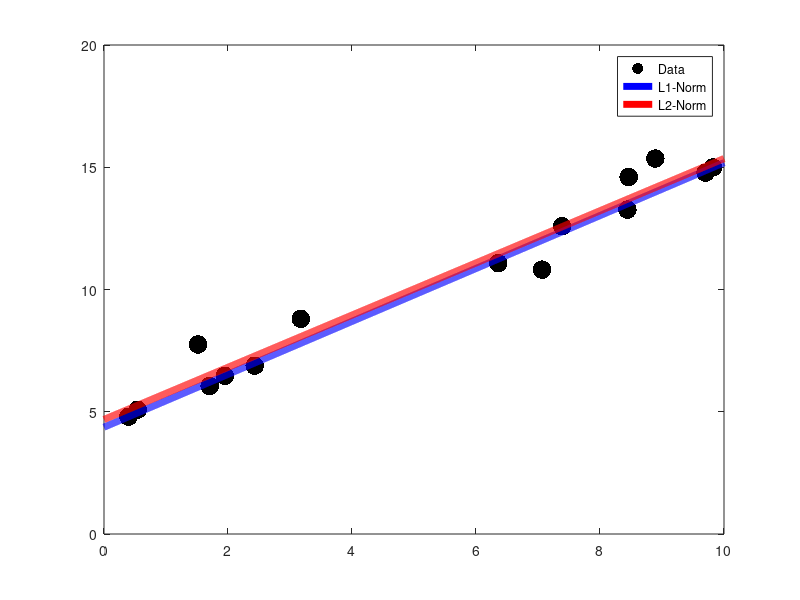

Here is the MATLAB script that generated this plot: (Note: this script raises an error after producing the figure.)
clc
clear
close all

printfigure = 1;

xd_1 = sort(rand(15,1)*10);
yd_1 = 5 + xd_1 + randn(length(xd_1),1);

f1 = @(p,x,y) sum(abs(p(1)*x+p(2)-y));
fun1 = @(p)f1(p,xd_1,yd_1);

f2 = @(p,x,y) (p(1)*x+p(2)-y)'*(p(1)*x+p(2)-y);
fun2 = @(p)f2(p,xd_1,yd_1);

    
p1_1 = fminsearch(fun1,[1,1]);
p2_1 = fminsearch(fun2,[1,1]);

x = 0 : 0.001 : 10;
y1_1 = p1_1(1) * x + p1_1(2);
y2_1 = p2_1(1) * x + p2_1(2);

plot(xd_1,yd_1,'k.','Markersize',40)
hold on
plot(x,y1_1,'b-','LineWidth',5)
hold on
plot(x,y2_1,'r-','LineWidth',5)
legend('Data','L1-Norm','L2-Norm')
xlim([0 10])
ylim([0 20])
setplt('lineare Approximation 1','$x$','$y$','Data_Fitting_1',printfigure)

xd_2 = [xd_1 ; 1 ; 9];
yd_2 = [yd_1 ; 18 ; 2];

fun1 = @(p)f1(p,xd_2,yd_2);
fun2 = @(p)f2(p,xd_2,yd_2);

p1_2 = fminsearch(fun1,[1,1]);
p2_2 = fminsearch(fun2,[1,1]);

y1_2 = p1_2(1) * x + p1_2(2);
y2_2 = p2_2(1) * x + p2_2(2);

figure
plot(xd_2,yd_2,'k.','Markersize',40)
hold on
plot(x,y1_2,'b-','LineWidth',5)
hold on
plot(x,y2_2,'r-','LineWidth',5)
legend('Data','L1-Norm','L2-Norm')
xlim([0 10])
ylim([0 20])
setplt('lineare Approximation 2','$x$','$y$','Data_Fitting_2',printfigure)

close all
